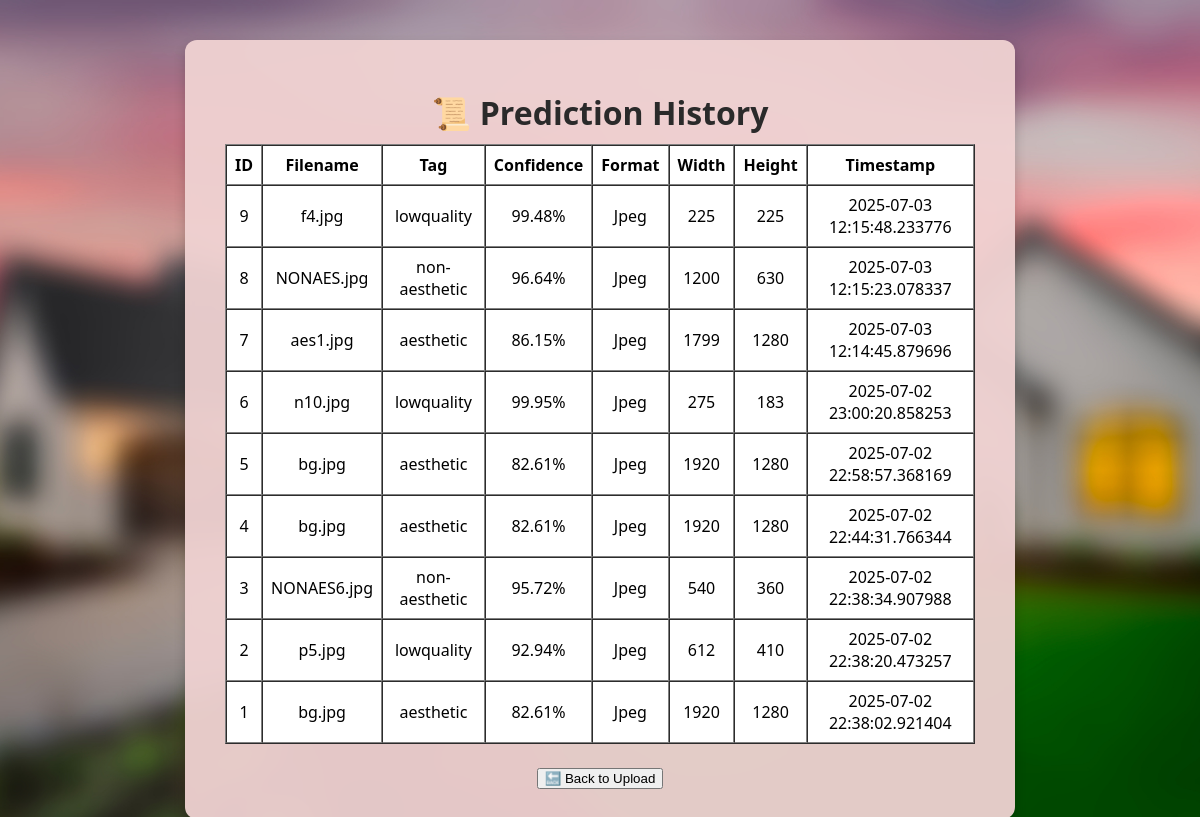
The app's page /history with its own data.
### tables this page shows
CREATE TABLE prediction_logs (
    id INTEGER PRIMARY KEY AUTOINCREMENT,
    filename TEXT,
    tag TEXT,
    confidence TEXT,
    format TEXT,
    width TEXT,
    height TEXT,
    timestamp DATETIME
);

### app.py (the view)
@app.route("/history")
def history():
    conn = sqlite3.connect(DB_PATH)
    cursor = conn.cursor()
    cursor.execute("SELECT * FROM prediction_logs ORDER BY id DESC")
    rows = cursor.fetchall()
    conn.close()
    return render_template("history.html", rows=rows)

### templates/history.html (shortened to what this page needs)
<!DOCTYPE html>
<html>
<head>
    <link rel="stylesheet" href="{{ url_for('static', filename='style.css') }}">
</head>
<body>
    <div class="container">
        <h1>📜 Prediction History</h1>
        {% if rows %}
            <table border="1" cellpadding="8" cellspacing="0" style="margin: auto; background-color: #fff;">
                <thead>
                    <tr>
                        <th>ID</th>
                        <th>Filename</th>
                        <th>Tag</th>
                        <th>Confidence</th>
                        <th>Format</th>
                        <th>Width</th>
                        <th>Height</th>
                        <th>Timestamp</th>
                    </tr>
                </thead>
                <tbody>
                    {% for row in rows %}
                        <tr>
                            {% for col in row %}
                                <td>{{ col }}</td>
                            {% endfor %}
                        </tr>
                    {% endfor %}
                </tbody>
            </table>
        {% else %}
            <p>No records found.</p>
        {% endif %}
        <br>
        <a href="/" style="text-decoration: none;"><button>🔙 Back to Upload</button></a>
    </div>
</body>
</html>

### static/style.css (style rules this page uses)
body { font-family: 'Segoe UI', sans-serif; text-align: center; margin: 0; padding: 40px; background: url('img/bg_app.jpg') no-repeat center center fixed; background-size: cover; background-color: #f0f4f8; }
.container { background-color: rgba(240, 210, 210, 0.95); border-radius: 12px; padding: 30px 40px; max-width: 750px; margin: auto; box-shadow: 0 6px 12px rgba(0, 0, 0, 0.2); backdrop-filter: blur(5px); }
h1, h2, h3 { color: #2a2a2a; margin-bottom: 10px; }

### records on screen
prediction_logs: row "9", filename "f4.jpg", tag "lowquality", confidence "99.48%", format "Jpeg", width "225", height "225", timestamp "2025-07-03 12:15:48.233776"
prediction_logs: row "8", filename "NONAES.jpg", tag "non-aesthetic", confidence "96.64%", format "Jpeg", width "1200", height "630", timestamp "2025-07-03 12:15:23.078337"
prediction_logs: row "7", filename "aes1.jpg", tag "aesthetic", confidence "86.15%", format "Jpeg", width "1799", height "1280", timestamp "2025-07-03 12:14:45.879696"
prediction_logs: row "6", filename "n10.jpg", tag "lowquality", confidence "99.95%", format "Jpeg", width "275", height "183", timestamp "2025-07-02 23:00:20.858253"
prediction_logs: row "5", filename "bg.jpg", tag "aesthetic", confidence "82.61%", format "Jpeg", width "1920", height "1280", timestamp "2025-07-02 22:58:57.368169"
prediction_logs: row "4", filename "bg.jpg", tag "aesthetic", confidence "82.61%", format "Jpeg", width "1920", height "1280", timestamp "2025-07-02 22:44:31.766344"
prediction_logs: row "3", filename "NONAES6.jpg", tag "non-aesthetic", confidence "95.72%", format "Jpeg", width "540", height "360", timestamp "2025-07-02 22:38:34.907988"
prediction_logs: row "2", filename "p5.jpg", tag "lowquality", confidence "92.94%", format "Jpeg", width "612", height "410", timestamp "2025-07-02 22:38:20.473257"
prediction_logs: row "1", filename "bg.jpg", tag "aesthetic", confidence "82.61%", format "Jpeg", width "1920", height "1280", timestamp "2025-07-02 22:38:02.921404"
